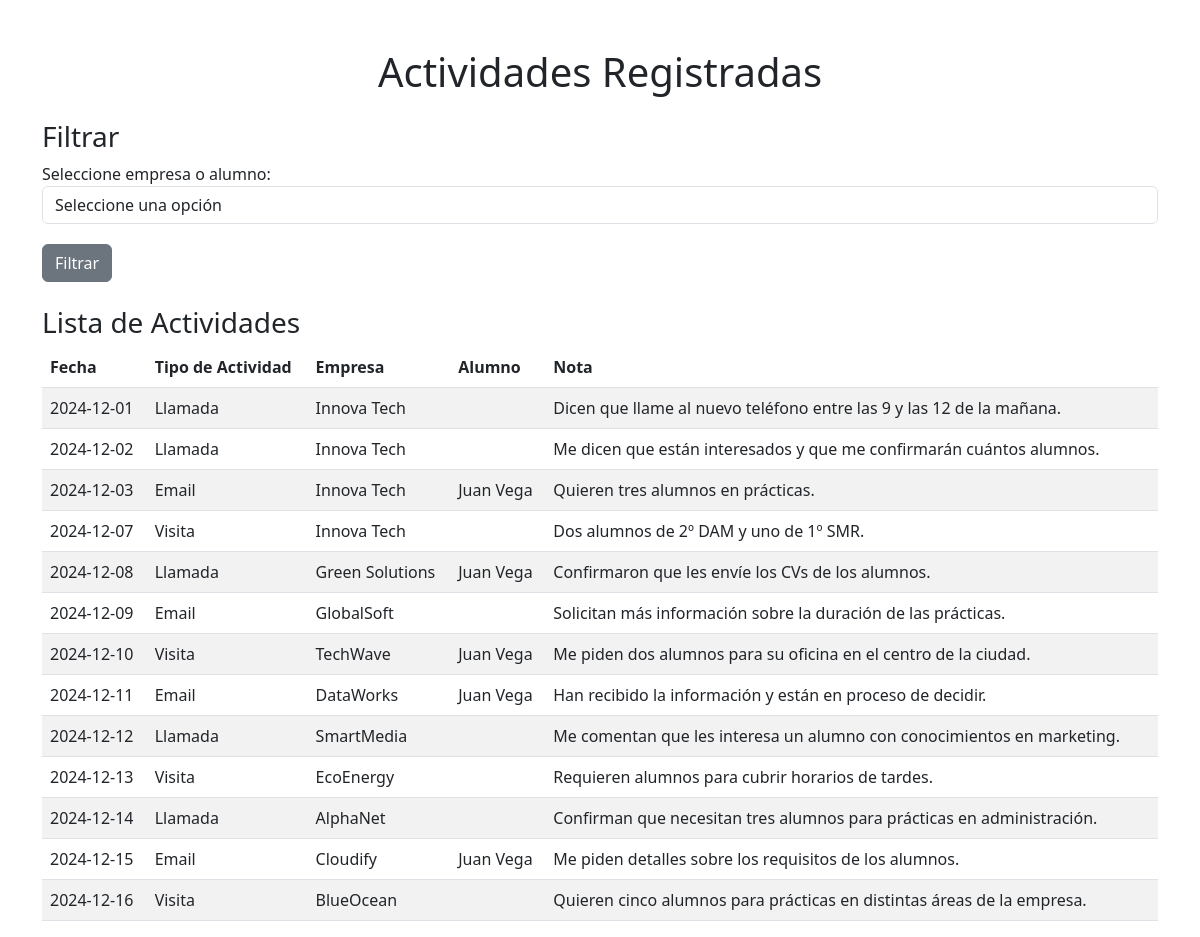
The app's page /code/actividades.php (signed in) with its own data.
### tables this page shows
CREATE TABLE registro (
	id int UNSIGNED AUTO_INCREMENT PRIMARY KEY,
	dni_nie_profesor char(9),
	fecha date NOT NULL,
	tipo_actividad enum('Llamada', 'Email', 'Visita'),
	id_empresa int UNSIGNED NULL,
	dni_nie_alumno char(9) NULL,
	texto_registro varchar(255),
	FOREIGN KEY (dni_nie_profesor) REFERENCES profesores(dni_nie) ON UPDATE CASCADE,
	FOREIGN KEY (id_empresa) REFERENCES empresas(id) ON UPDATE CASCADE,
	FOREIGN KEY (dni_nie_alumno) REFERENCES alumnos(dni_nie) ON UPDATE CASCADE
);

CREATE TABLE empresas (
	id int UNSIGNED AUTO_INCREMENT PRIMARY KEY,
	cif char(9) UNIQUE, 
	nombre_comercial varchar(100) NOT NULL,
	nombre_empresa varchar(100),
	telefono_empresa varchar(50),
	nombre_contacto varchar(255),
	telefono_contacto varchar(50),
	email_contacto varchar(255),
	direccion varchar(255),
	interesado tinyint(1),
	cantidad_alumnos TINYINT UNSIGNED,
	notas text
);

CREATE TABLE alumnos (
	dni_nie char(9) PRIMARY KEY,
	nombre VARCHAR(100) not null,
	apellido1 VARCHAR(100) not null,
	apellido2 VARCHAR(100),
	fecha_nacimiento DATE,
	telefono VARCHAR(50),
	email VARCHAR(255),
	direccion VARCHAR(255),
	vehiculo ENUM('Si','No'),
	clase enum('2º DAM', '1º DAM', '2º SMR', '1º SMR'),
	dni_tutor CHAR(9),
	id_empresa int UNSIGNED,
	FOREIGN KEY (id_empresa) REFERENCES empresas(id),
	FOREIGN KEY (dni_tutor) REFERENCES profesores(dni_nie) ON UPDATE CASCADE
);

### code/actividades.php (the view, shortened to what this page needs)
<?php
require_once "conexion.php";
$filter_query = "";
$sql = "SELECT r.id, r.fecha, r.tipo_actividad, r.texto_registro, e.nombre_comercial AS empresa,
            a.nombre AS alumno, a.apellido1 AS apellido
        FROM registro r
        JOIN empresas e ON r.id_empresa = e.id
        LEFT JOIN alumnos a ON r.dni_nie_alumno = a.dni_nie" . $filter_query;
$stmt = $mysqli->prepare($sql);
$stmt->execute();
$result = $stmt->get_result();
$activities = [];
while ($row = $result->fetch_assoc()) {
    $activities[] = $row;
}
?>
<!DOCTYPE html>
<html lang="es">
<head>
    <link rel="stylesheet" href="https://cdn.jsdelivr.net/npm/bootstrap@5.3.0/dist/css/bootstrap.min.css">
    <link rel="stylesheet" href="estiloActividad.css">
</head>
<body>
    <div class="container mt-5">
        <h1 class="text-center mb-4">Actividades Registradas</h1>
        <h3 class="mt-4">Filtrar</h3>
        <div class="form-group">
            <label for="filtro">Seleccione empresa o alumno:</label>
            <select class="form-control" id="filtro">
                <option value="">Seleccione una opción</option>
            </select>
        </div>
        <button id="filtrarBtn" class="btn btn-secondary">Filtrar</button>
        <h3 class="mt-4">Lista de Actividades</h3>
        <table class="table table-striped">
            <thead>
                <tr>
                    <th>Fecha</th>
                    <th>Tipo de Actividad</th>
                    <th>Empresa</th>
                    <th>Alumno</th>
                    <th>Nota</th>
                </tr>
            </thead>
            <tbody>
                <?php foreach ($activities as $activity): ?>
                    <tr>
                        <td><?php echo $activity['fecha']; ?></td>
                        <td><?php echo $activity['tipo_actividad']; ?></td>
                        <td><?php echo $activity['empresa']; ?></td>
                        <td><?php echo $activity['alumno'] . ' ' . $activity['apellido']; ?></td>
                        <td><?php echo $activity['texto_registro']; ?></td>
                    </tr>
                <?php endforeach; ?>
            </tbody>
        </table>
    </div>
</body>
</html>

### code/estiloActividad.css (style rules this page uses)
.form-group { margin-bottom: 20px; }

### records on screen
registro: fecha "2024-12-01", tipo_actividad "Llamada", id_empresa.nombre_comercial "Innova Tech", texto_registro "Dicen que llame al nuevo teléfono entre las 9 y las 12 de la mañana."
registro: fecha "2024-12-02", tipo_actividad "Llamada", id_empresa.nombre_comercial "Innova Tech", texto_registro "Me dicen que están interesados y que me confirmarán cuántos alumnos."
registro: fecha "2024-12-03", tipo_actividad "Email", id_empresa.nombre_comercial "Innova Tech", dni_nie_alumno.nombre "Juan", dni_nie_alumno.apellido1 "Vega", texto_registro "Quieren tres alumnos en prácticas."
registro: fecha "2024-12-07", tipo_actividad "Visita", id_empresa.nombre_comercial "Innova Tech", texto_registro "Dos alumnos de 2º DAM y uno de 1º SMR."
registro: fecha "2024-12-08", tipo_actividad "Llamada", id_empresa.nombre_comercial "Green Solutions", dni_nie_alumno.nombre "Juan", dni_nie_alumno.apellido1 "Vega", texto_registro "Confirmaron que les envíe los CVs de los alumnos."
registro: fecha "2024-12-09", tipo_actividad "Email", id_empresa.nombre_comercial "GlobalSoft", texto_registro "Solicitan más información sobre la duración de las prácticas."
registro: fecha "2024-12-10", tipo_actividad "Visita", id_empresa.nombre_comercial "TechWave", dni_nie_alumno.nombre "Juan", dni_nie_alumno.apellido1 "Vega", texto_registro "Me piden dos alumnos para su oficina en el centro de la ciudad."
registro: fecha "2024-12-11", tipo_actividad "Email", id_empresa.nombre_comercial "DataWorks", dni_nie_alumno.nombre "Juan", dni_nie_alumno.apellido1 "Vega", texto_registro "Han recibido la información y están en proceso de decidir."
registro: fecha "2024-12-12", tipo_actividad "Llamada", id_empresa.nombre_comercial "SmartMedia", texto_registro "Me comentan que les interesa un alumno con conocimientos en marketing."
registro: fecha "2024-12-13", tipo_actividad "Visita", id_empresa.nombre_comercial "EcoEnergy", texto_registro "Requieren alumnos para cubrir horarios de tardes."
registro: fecha "2024-12-14", tipo_actividad "Llamada", id_empresa.nombre_comercial "AlphaNet", texto_registro "Confirman que necesitan tres alumnos para prácticas en administración."
registro: fecha "2024-12-15", tipo_actividad "Email", id_empresa.nombre_comercial "Cloudify", dni_nie_alumno.nombre "Juan", dni_nie_alumno.apellido1 "Vega", texto_registro "Me piden detalles sobre los requisitos de los alumnos."
registro: fecha "2024-12-16", tipo_actividad "Visita", id_empresa.nombre_comercial "BlueOcean", texto_registro "Quieren cinco alumnos para prácticas en distintas áreas de la empresa."
